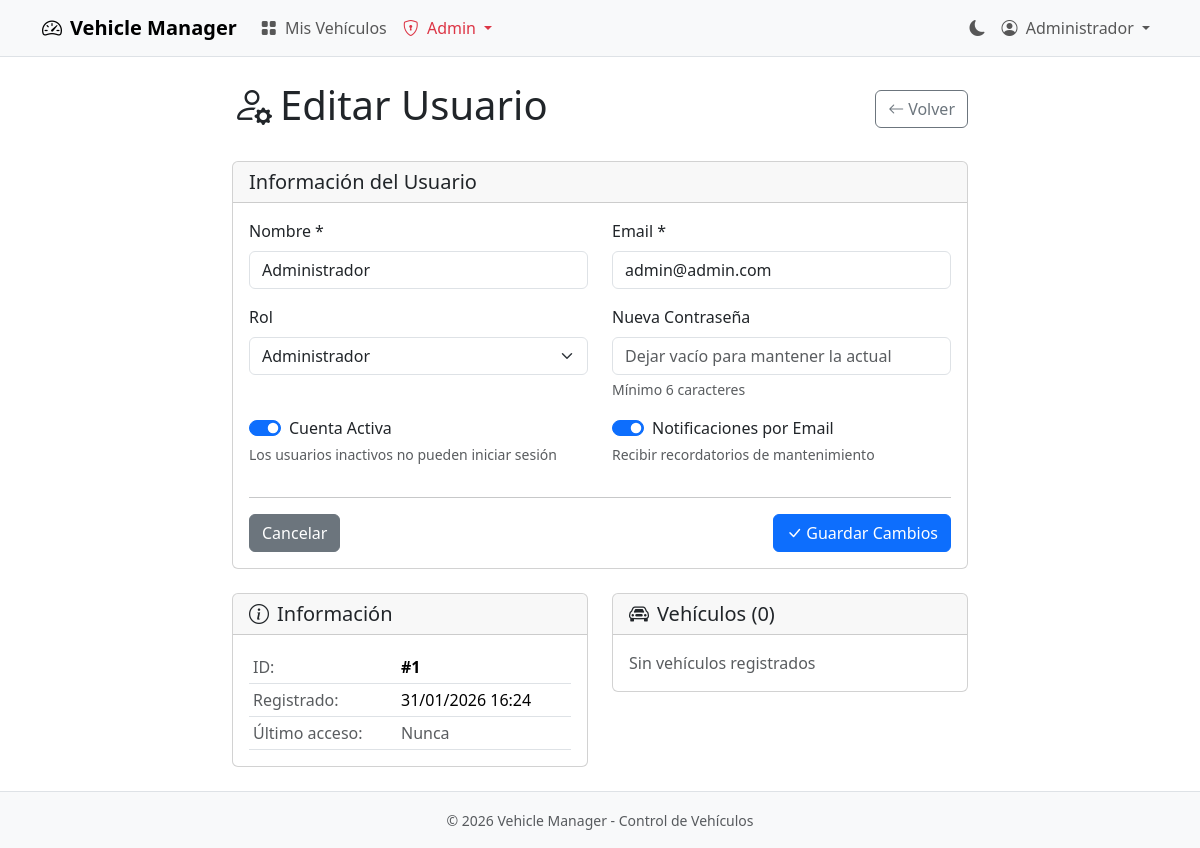
The app's page /index.php?action=admin_user_edit&id=1 (signed in) with its own data.
### tables this page shows
CREATE TABLE `users` (
    `id` INT UNSIGNED NOT NULL AUTO_INCREMENT,
    `name` VARCHAR(100) NOT NULL,
    `email` VARCHAR(255) NOT NULL,
    `password` VARCHAR(255) NOT NULL,
    `role` ENUM('admin', 'user') DEFAULT 'user',
    `is_active` TINYINT(1) DEFAULT 1,
    `reset_token` VARCHAR(64) DEFAULT NULL,
    `reset_expires` DATETIME DEFAULT NULL,
    `theme` ENUM('light', 'dark') DEFAULT 'light',
    `email_notifications` TINYINT(1) DEFAULT 1,
    `last_login` DATETIME DEFAULT NULL,
    `created_at` TIMESTAMP DEFAULT CURRENT_TIMESTAMP,
    `updated_at` TIMESTAMP DEFAULT CURRENT_TIMESTAMP ON UPDATE CURRENT_TIMESTAMP,
    PRIMARY KEY (`id`),
    UNIQUE KEY `idx_email` (`email`),
    KEY `idx_reset_token` (`reset_token`),
    KEY `idx_role` (`role`)
);

### core/Controller.php (called while the page is built, shortened)
<?php
abstract class Controller
{
    protected array $data = [];
    protected function render(string $view, array $data = []): void
    {
        $this->data = array_merge($this->data, $data);
        extract($this->data);
        $viewPath = __DIR__ . '/../views/' . $view . '.php';
        require $viewPath;
        require __DIR__ . '/../views/layouts/main.php';
    }
    protected function get(string $key, $default = null)
    {
        return $_GET[$key] ?? $default;
    }
}

### controllers/AdminController.php (called while the page is built, shortened)
<?php
class AdminController extends Controller
{
    private User $userModel;
    public function __construct()
    {
        $this->userModel = new User();
    }
    public function userEdit(): void
    {
        $id = (int) $this->get('id');
        $user = $this->userModel->find($id);
        $vehicles = $this->userModel->getUserVehicles($id);
        $this->render('admin/users/edit', [
            'user' => $user,
            'vehicles' => $vehicles,
            'csrf_token' => $this->generateCsrf()
        ]);
    }
}

### config/database.php (called while the page is built)
<?php
return [
    'host' => 'localhost',
    'database' => 'vehicle_manager',
    'username' => 'root',
    'password' => '',
    'charset' => 'utf8mb4',
    'options' => [
        PDO::ATTR_ERRMODE => PDO::ERRMODE_EXCEPTION,
        PDO::ATTR_DEFAULT_FETCH_MODE => PDO::FETCH_ASSOC,
        PDO::ATTR_EMULATE_PREPARES => false,
    ]
];

### core/Database.php (called while the page is built, shortened)
<?php
class Database
{
    private static ?PDO $instance = null;
    public static function getInstance(): PDO
    {
        if (self::$instance === null) {
            $config = require __DIR__ . '/../config/database.php';
            $dsn = sprintf(
                'mysql:host=%s;dbname=%s;charset=%s',
                $config['host'],
                $config['database'],
                $config['charset']
            );
            self::$instance = new PDO(
                $dsn,
                $config['username'],
                $config['password'],
                $config['options']
            );
        }
        return self::$instance;
    }
}

### core/Model.php (called while the page is built, shortened)
<?php
abstract class Model
{
    protected PDO $db;
    protected string $table;
    protected string $primaryKey = 'id';
    public function __construct()
    {
        $this->db = Database::getInstance();
    }
    public function find(int $id): ?array
    {
        $sql = "SELECT * FROM {$this->table} WHERE {$this->primaryKey} = ?";
        $stmt = $this->db->prepare($sql);
        $stmt->execute([$id]);
        $result = $stmt->fetch();
        return $result ?: null;
    }
}

### models/User.php (called while the page is built, shortened)
<?php
class User extends Model
{
    public function getUserVehicles(int $userId): array
    {
        $sql = "SELECT v.id, v.brand, v.model, v.year, v.type, v.current_km,
                       v.license_plate as plate,
                       (SELECT COUNT(*) FROM fuel_logs WHERE vehicle_id = v.id) as fuel_count,
                       (SELECT COUNT(*) FROM maintenance_logs WHERE vehicle_id = v.id) as maintenance_count
                FROM vehicles v
                WHERE v.user_id = ?
                ORDER BY v.created_at DESC";
        $stmt = $this->db->prepare($sql);
        $stmt->execute([$userId]);
        return $stmt->fetchAll();
    }
}

### views/admin/users/edit.php (the view, shortened to what this page needs)
<div class="row justify-content-center">
    <div class="col-lg-8">
        <div class="d-flex justify-content-between align-items-center mb-4">
            <h1><i class="bi bi-person-gear me-2"></i>Editar Usuario</h1>
            <a href="index.php?action=admin_users" class="btn btn-outline-secondary">
                <i class="bi bi-arrow-left me-1"></i>Volver
            </a>
        </div>
        <div class="card mb-4">
            <div class="card-header">
                <h5 class="mb-0">Información del Usuario</h5>
            </div>
            <div class="card-body">
                <form method="POST" action="index.php?action=admin_user_edit&id=<?= $user['id'] ?>">
                    <div class="row">
                        <div class="col-md-6 mb-3">
                            <label class="form-label">Nombre *</label>
                            <input type="text" name="name" class="form-control"
                                   value="<?= htmlspecialchars($user['name']) ?>" required>
                        </div>
                        <div class="col-md-6 mb-3">
                            <label class="form-label">Email *</label>
                            <input type="email" name="email" class="form-control"
                                   value="<?= htmlspecialchars($user['email']) ?>" required>
                        </div>
                    </div>
                    <div class="row">
                        <div class="col-md-6 mb-3">
                            <label class="form-label">Rol</label>
                            <select name="role" class="form-select">
                                <option value="admin" <?= $user['role'] === 'admin' ? 'selected' : '' ?>>Administrador</option>
                            </select>
                        </div>
                        <div class="col-md-6 mb-3">
                            <label class="form-label">Nueva Contraseña</label>
                            <input type="password" name="new_password" class="form-control"
                                   placeholder="Dejar vacío para mantener la actual">
                            <div class="form-text">Mínimo 6 caracteres</div>
                        </div>
                    </div>
                    <div class="row">
                        <div class="col-md-6 mb-3">
                            <div class="form-check form-switch">
                                <input class="form-check-input" type="checkbox" name="is_active"
                                       id="is_active" value="1" <?= $user['is_active'] ? 'checked' : '' ?>>
                                <label class="form-check-label" for="is_active">Cuenta Activa</label>
                            </div>
                            <div class="form-text">Los usuarios inactivos no pueden iniciar sesión</div>
                        </div>
                        <div class="col-md-6 mb-3">
                            <div class="form-check form-switch">
                                <input class="form-check-input" type="checkbox" name="email_notifications"
                                       id="email_notifications" value="1" <?= !empty($user['email_notifications']) ? 'checked' : '' ?>>
                                <label class="form-check-label" for="email_notifications">Notificaciones por Email</label>
                            </div>
                            <div class="form-text">Recibir recordatorios de mantenimiento</div>
                        </div>
                    </div>
                    <hr>
                    <div class="d-flex justify-content-between">
                        <a href="index.php?action=admin_users" class="btn btn-secondary">Cancelar</a>
                        <button type="submit" class="btn btn-primary">
                            <i class="bi bi-check-lg me-1"></i>Guardar Cambios
                        </button>
                    </div>
                </form>
            </div>
        </div>
        <div class="row">
            <div class="col-md-6">
                <div class="card">
                    <div class="card-header">
                        <h5 class="mb-0"><i class="bi bi-info-circle me-2"></i>Información</h5>
                    </div>
                    <div class="card-body">
                        <table class="table table-sm mb-0">
                            <tr>
                                <td class="text-muted">ID:</td>
                                <td><strong>#<?= $user['id'] ?></strong></td>
                            </tr>
                            <tr>
                                <td class="text-muted">Registrado:</td>
                                <td><?= date('d/m/Y H:i', strtotime($user['created_at'])) ?></td>
                            </tr>
                            <tr>
                                <td class="text-muted">Último acceso:</td>
                                <td>
                                    <?php if (!empty($user['last_login'])): ?>
                                        <?= date('d/m/Y H:i', strtotime($user['last_login'])) ?>
                                    <?php else: ?>
                                        <span class="text-muted">Nunca</span>
                                    <?php endif; ?>
                                </td>
                            </tr>
                        </table>
                    </div>
                </div>
            </div>
            <div class="col-md-6">
                <div class="card">
                    <div class="card-header">
                        <h5 class="mb-0"><i class="bi bi-car-front me-2"></i>Vehículos (<?= count($vehicles) ?>)</h5>
                    </div>
                    <div class="card-body">
                        <?php if (empty($vehicles)): ?>
                            <p class="text-muted mb-0">Sin vehículos registrados</p>
                        <?php endif; ?>
                    </div>
                </div>
            </div>
        </div>
    </div>
</div>

### assets/css/style.css (style rules this page uses)
:root { --vm-primary: #0d6efd; --vm-success: #198754; --vm-warning: #ffc107; --vm-danger: #dc3545; --vm-info: #0dcaf0; }
html { min-height: 100%; }
body { min-height: 100vh; display: flex; flex-direction: column; }
.table td { vertical-align: middle; }
.btn { font-weight: 500; }
html { scroll-behavior: smooth; }

### records on screen
users: name "Administrador", email "admin@admin.com", role "Administrador", is_active "☑", email_notifications "☑", id "1", created_at "31/01/2026 16:24"

### other values on screen
Auth::name() "Administrador"
count($vehicles) "0"
